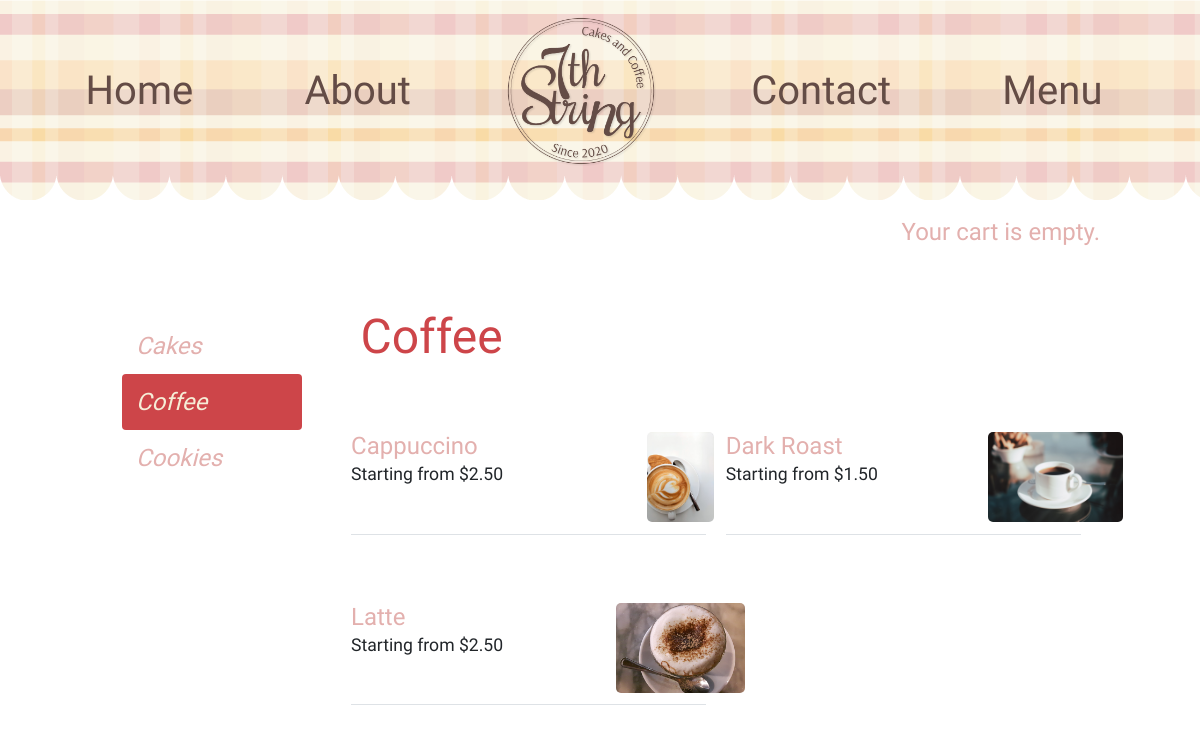
Page /coffee/ on the committed database.
### shop/models.py (models this page shows, shortened)
class Category(models.Model):
    name = models.CharField(max_length=200)
    slug = models.SlugField(max_length=200,
                            unique=True)
    class Meta:
        ordering = ['name']
        indexes = [
            models.Index(fields=['name']),
        ]
        verbose_name = 'category'
        verbose_name_plural = 'categories'
    def get_absolute_url(self):
        return reverse('shop:product_list_by_category',
                       args=[self.slug])

class Product(models.Model):
    category = models.ForeignKey(Category,
                                 related_name='products',
                                 on_delete=models.CASCADE)
    name = models.CharField(max_length=200)
    slug = models.SlugField(max_length=200)
    image = models.ImageField(upload_to='products/%Y/%m/%d',
                              blank=True)
    description = models.TextField(blank=True)
    available = models.BooleanField(default=True)
    created = models.DateTimeField(auto_now_add=True)
    updated = models.DateTimeField(auto_now=True)
    class Meta:
        ordering = ['name']
        indexes = [
            models.Index(fields=['id', 'slug']),
            models.Index(fields=['name']),
            models.Index(fields=['-created']),
        ]
    def get_absolute_url(self):
        return reverse('shop:product_detail',
                       args=[self.id, self.slug])

### shop/views.py (the view)
# urls.py: path('', views.product_list, name='product_list'),
def product_list(request, category_slug=None):
    category = None
    categories = Category.objects.all()
    products = Product.objects.filter(available=True)
    if category_slug:
        category = get_object_or_404(Category,
                                     slug=category_slug)
        products = products.filter(category=category)
    return render(request,
                  'shop/product/list.html',
                  {'category': category,
                   'categories': categories,
                   'products': products})

### cart/cart.py (called while the page is built)
    def __len__(self):
        return sum(item['quantity'] for item in self.cart.values())

### cart/context_processors.py (called while the page is built)
def cart(request):
    return {'cart': Cart(request)}

### shop/templates/shop/product/list.html (shortened to what this page needs)
{% extends "shop/base.html" %}
{% load static %}
{% block content %}
    <div class="container mt-5">
    <div id="sidebar">
    <ul>
      {% for c in categories %}
        <li {% if category.slug == c.slug %}class="selected"
        {% endif %}>
          <a href="{{ c.get_absolute_url }}">{{ c.name }}</a>
        </li>
      {% endfor %}
    </ul>
  </div>
  <div id="main" class="product-list">
    <h1>{% if category %}{{ category.name }}{% else %}Menu Options
    {% endif %}</h1>
    {% for product in products %}
        <div class="col-12 col-md-6 item">
                  <div class="py-5 border-bottom">
                    <div class="row">
                    <div class="col-6 mb-1" style="text-align: left;">
                        <a href="{{ product.get_absolute_url }}" >{{ product.name }}</a>
                      </div>
                      <div class="col-3">
                        <div class="ratio " style="width: 280px; height: 100%; object-fit:cover;">
                          <a href="{{ product.get_absolute_url }}">
                            <img src="{% if product.image %}{{ product.image.url }}{% else %}{% static "img/no_image.png" %}{% endif %}" style="width: auto; height: 90px; border-radius: 5px">
                          </a>
                        </div>
                      </div>
                      <div class="col-6">
                        <div style="font-size: 110%; text-align: left">{{ product.description }}</div>
                      </div>
                    </div>
                  </div>
                </div>
    {% endfor %}
  </div>
    </div>
{% endblock %}

### shop/templates/shop/base.html (shortened to what this page needs)
{% load static %}
<!DOCTYPE html>
<html lang="en">
  <head>
    <link href="https://cdn.jsdelivr.net/npm/bootstrap@5.2.3/dist/css/bootstrap.min.css" rel="stylesheet"
>
    <link href="{% static "css/base.css" %}" rel="stylesheet">
  </head>
  <body >
    <div class="roof container-fluid p-3 bg-image justify-content-center" >
    <ul class="container nav align-items-center nav-pills nav-fill">
      <li class="nav-item">
        <a class="nav-link" href="#">Home</a>
      </li>
      <li class="nav-item">
        <a class="nav-link" href="#">About</a>
      </li>
        <li class="nav-item logo">
        <img src="{% static '/img/7thString-04.png'%}" width="150" alt="logo">
      </li>
      <li class="nav-item">
        <a class="nav-link" href="#">Contact</a>
      </li>
      <li class="nav-item">
        <a class="nav-link" href="#">Menu</a>
      </li>
    </ul>
  </div>
    <div id="subheader">
      <div class="cart">
          {% with total_items=cart|length %}
            {% if total_items > 0 %}
              Your cart:
              <a href="{% url "cart:cart_detail" %}">
                {{ total_items }} item{{ total_items|pluralize }},
                ${{ cart.get_total_price }}
              </a>
            {% else %}
              Your cart is empty.
            {% endif %}
          {% endwith %}
      </div>
    </div>
    <div id="content">
      {% block content %}
      {% endblock %}
    </div>
  </body>
</html>

### shop/static/css/base.css (style rules this page uses)
div.roof { background-image: url('../img/7thString-05.png'); height: 200px; opacity: .8; }
body { margin:0; padding:0; font-family: 'Arsenal', sans-serif; }
h1, h2, h3, h4, h5 , h6 { font-family: 'Rochester', cursive; font-weight:normal; color: rgb(121, 79, 65); }
h1 { font-size: 300%; }
.item a { font-size: 150%; }
a { text-decoration:none; color: rgb(227, 176, 174); }
#subheader { color:rgb(227,176,174); padding:10px 100px; overflow:auto; font-size: x-large; width: 100%; }
#subheader .cart { float:right; padding-top:4px; }
#content { padding:0 100px; overflow:hidden; }
#sidebar { width:200px; padding:10px; float:left; margin-right: 2%; border-radius: 10px; }
#sidebar ul { margin:0; padding:0; font-size: 150%; font-style: italic; }
#sidebar ul li { margin:0; list-style:none; padding:10px 14px; }
#sidebar ul li a { display:block; }
#sidebar ul li.selected { background:rgb(205,69,73); border-radius:4px; }
#sidebar ul li.selected a { color:rgb(246,237,215); }
#main { float:left; width: 96%; margin-right:-200px; overflow:hidden; margin-left: 2%; }
.product-list .item { width:40%; padding:10px 20px 10px 0; float:left; text-align:center; line-height:1.2; }
.product-list .item img { width:100%; margin-bottom:8px; }
li.nav-item a { color: rgb(62,32,24); font-size: 250%; font-family: 'Rochester', cursive; font-weight:normal; }
.product-list h1 { padding-left: 1%; color: rgb(205, 69, 73); }

### rows in the picture
Category: name "Cakes"
Category: name "Coffee"
Category: name "Cookies"
Product: name "Cappuccino", image (picture), description "Starting from $2.50"
Product: name "Dark Roast", image (picture), description "Starting from $1.50"
Product: name "Latte", image (picture), description "Starting from $2.50"
